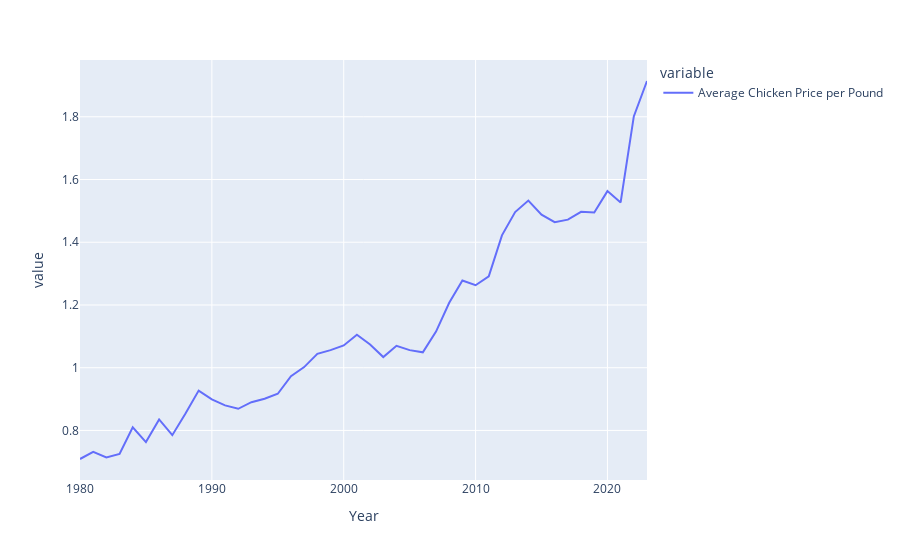

Notebook cell for this chart:
### Code cell
# Using Plotly new library
# Assuming you have a DataFrame named 'chicken_df'
chicken_plot = px.line(chicken_df)
chicken_plot

### Figure 1 — Plotly figure (JSON) as saved in the notebook; plotly's stock layout.template omitted (floating-point values rounded to 4 significant figures)
{"data": [{"hovertemplate": "variable=Average Chicken Price per Pound<br>Year=%{x}<br>value=%{y}<extra></extra>", "legendgroup": "Average Chicken Price per Pound", "line": {"color": "#636efa", "dash": "solid"}, "marker": {"symbol": "circle"}, "mode": "lines", "name": "Average Chicken Price per Pound", "orientation": "v", "showlegend": true, "type": "scatter", "x": [1980, 1981, 1982, 1983, 1984, 1985, 1986, 1987, 1988, 1989, 1990, 1991, 1992, 1993, 1994, 1995, 1996, 1997, 1998, 1999, 2000, 2001, 2002, 2003, 2004, 2005, 2006, 2007, 2008, 2009, 2010, 2011, 2012, 2013, 2014, 2015, 2016, 2017, 2018, 2019, 2020, 2021, 2022, 2023], "xaxis": "x", "y": [0.709, 0.732, 0.714, 0.725, 0.81, 0.763, 0.835, 0.785, 0.854, 0.927, 0.899, 0.88, 0.869, 0.89, 0.901, 0.917, 0.973, 1.002, 1.044, 1.056, 1.071, 1.105, 1.074, 1.034, 1.07, 1.056, 1.049, 1.115, 1.207, 1.278, 1.263, 1.291, 1.422, 1.496, 1.533, 1.488, 1.464, 1.472, 1.497, 1.495, 1.563, 1.527, 1.801, 1.914], "yaxis": "y"}], "layout": {"autosize": true, "legend": {"title": {"text": "variable"}, "tracegroupgap": 0}, "margin": {"t": 60}, "xaxis": {"anchor": "y", "autorange": true, "domain": [0, 1], "range": [1980, 2023], "title": {"text": "Year"}, "type": "linear"}, "yaxis": {"anchor": "x", "autorange": true, "domain": [0, 1], "range": [0.6421, 1.981], "title": {"text": "value"}, "type": "linear"}}}
